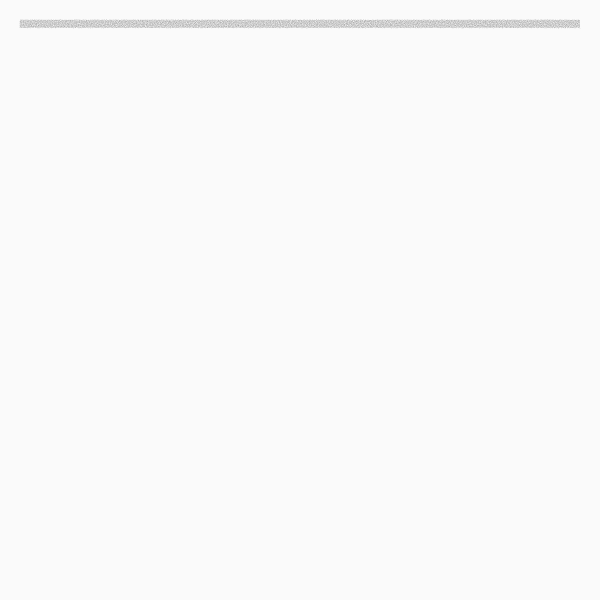
Frame 1 (no input)
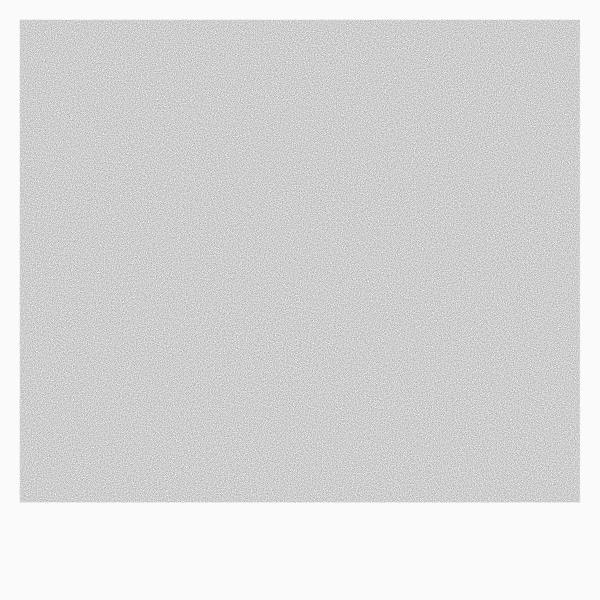
Frame 60 (the mouse pressed at the canvas centre just before this capture)
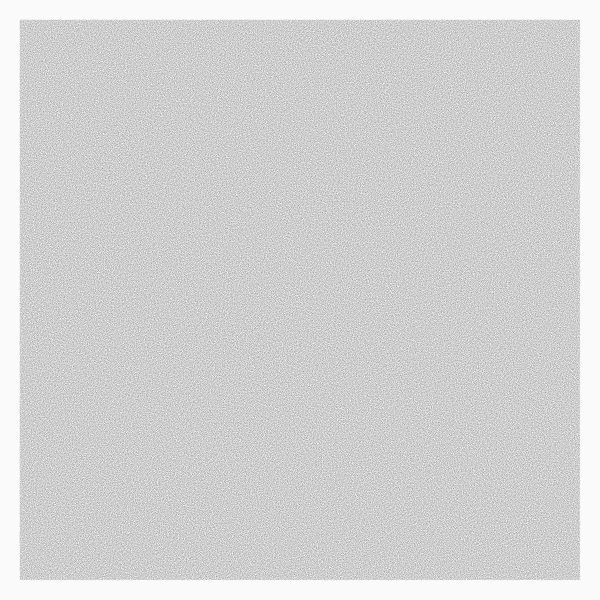
Frame 120 (the mouse held since frame 60 and released just before this capture)

The Processing sketch that drew these frames (run headless with seeded random() and noise(); from frame 60 on, the mouse is pressed at the canvas centre):

// Processing sketch: build
// ── build.pde
// Variations on Fractal Flames : Part_02
// https://generateme.wordpress.com/2016/04/11/folds/
// a grid, resulting of rounding floating point values.
// now, distort the points by inserting the randomGaussian() function

float x1, y1, x2, y2; // function domain
float step; // step within domain
float y;
boolean go = true;

void setup() {
  size(600, 600);
  background(250);
  smooth(8);
  noFill();
  stroke(20, 15);
  strokeWeight(0.9);

  x1 = y1 = -3;
  x2 = y2 = 3;
  y = y1;
  step = ( x2 - x1 ) / ( 2.321 * width );
}

void draw() {
  if (go) {
    for ( int i = 0; ( i < 20 )&go; i++ ) { // draw 20 lines at once
      for ( float x = x1; x <= x2; x += step ) {
        drawVariation(x, y);
      }
      y += step;
      if ( y > y2 ) {
        go = false;
        println( "done" );
      }
    }
  }
}

void drawVariation( float x, float y ) {
  float xx = map( x+0.003*randomGaussian(), x1, x2, 20, width-20 );
  float yy = map( y+0.003*randomGaussian(), y1, y2, 20, height-20 );
  point( xx, yy );
}
